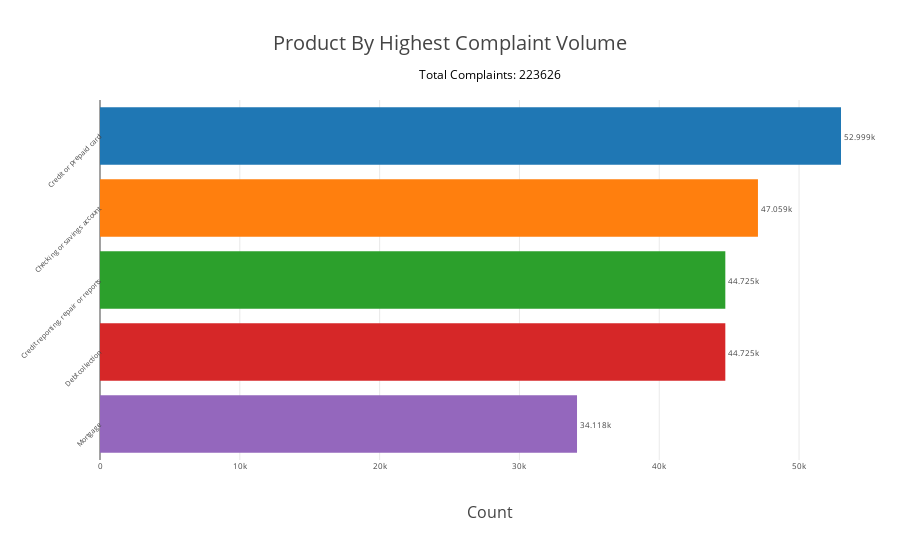

The cell this chart's notebook holds for it:
### Markdown cell above
After analyzing the dataset and considering the top 5 product categories, it becomes evident that there are significant variations in the number of complaints received for each product category. When compared to the "Mortgage" category, we observe the following ratios of complaints for other product categories:

1. **Debt collection** has approximately 2.33 times more complaints than the "Mortgage" category.
2. **Credit reporting, repair or reports** receives nearly 11 times more complaints than "Mortgage."
3. **Credit or prepaid card** has around 1.55 times more complaints compared to "Mortgage."
4. "Mortgage" is used as the reference category with a ratio of 1. This is expected since we are comparing other categories to it.
5. **Checking or savings account** receives approximately 1.38 times more complaints than "Mortgage."

#### Balancing the Dataset is required

In our analysis, we observed that two product categories, **Credit reporting, repair or reports** and **Debt collection**, have significantly higher complaint counts compared to the remaining three categories: **Credit or prepaid card**, **Checking or savings account**, and **Mortgage**. To achieve a more balanced dataset and avoid potential biases in our analysis, we decided to undersample the **Credit reporting** and **Debt collection** categories. 

##### 1. Undersampling **Credit Reporting**:

The **Credit reporting** category had an exceptionally high complaint count, approximately 10.98 times that of the "Mortgage" category. By undersampling this category, we aim to reduce its contribution to the analysis, making it more comparable to the other three categories. While it won't be a perfect match, this approach allows us to mitigate the skewness caused by the overwhelming number of **Credit reporting** complaints.

##### 2. Undersampling **Debt Collection**:

Similar to **Credit reporting**, the **Debt collection** category had a significantly higher complaint count, approximately 2.33 times that of "Mortgage." Undersampling this category brings it closer in terms of complaint counts to the remaining three categories, reducing the potential bias it may introduce into the analysis.

##### 3. Keeping the Other Three Categories As Identicals:

Conversely, we decided to keep the complaint counts for the other three categories (**Credit or prepaid card**, **Checking or savings account**, and **Mortgage**) unchanged. These categories had relatively fewer complaints compared to **Credit reporting** and **Debt collection**, but the differences were not as extreme. Maintaining the original counts for these categories allows us to analyze them in their natural distribution, as the differences in counts are not as significant as the two aforementioned categories.

This approach aims to strike a balance between fairness in the analysis and the practicality of handling imbalanced data. It enables us to explore insights from a dataset that better represents the distribution of complaints across the selected product categories.

Certainly, here's the explanation in Jupyter Notebook markdown format:

#### How to balance the dataset now with downsampling in Code

1. **Calculate Average Count:** Compute the average count of complaints within the three selected categories (which shows lower counts in top 5). This average count will serve as the target count for undersampling the other two high count categories.

2. **Undersample Specific Categories:** For each category you want to balance (e.g., 'Credit reporting' and 'Debt collection'), select all the complaints within that category. Undersample the category by randomly selecting a fraction of the complaints to match the average count calculated earlier.

3. **Combine Undersampled Data:** Merge the undersampled complaints from each category into a new DataFrame.

4. **Combine with Unchanged Categories:** Combine the undersampled top products with the unchanged complaints from the initial subset.

### Code cell
def balance_dataset(df):
    """
    Balances the dataset by undersampling 'Credit reporting' and 'Debt collection' to match the average count 
    of 'Credit card or prepaid card', 'Checking or savings account', and 'Mortgage'.

    Args:
        df (pd.DataFrame): The input DataFrame containing the dataset.

    Returns:
        pd.DataFrame: The balanced dataset.
    """

    # Filter the DataFrame for the top 5 products
    temp_df = df[df['Product'].isin(['Credit card or prepaid card', 'Checking or savings account', 'Mortgage'])]

    # Calculate the average count of the above three categories
    average_count = temp_df.groupby('Product').size().mean()

    # Determine the desired undersampling ratio for Credit reporting and Debt collection
    # 1. Undersample Credit reporting
    df_credit_reporting = df[df['Product'] == 'Credit reporting, credit repair services, or other personal consumer reports']
    undersampled_credit_reporting = df_credit_reporting.sample(frac=average_count / len(df_credit_reporting), 
                                                           random_state=42)

    # 2. Undersample Debt collection
    df_debt_collection = df[df['Product'] == 'Debt collection']
    undersampled_debt_collection = df_debt_collection.sample(frac=average_count / len(df_debt_collection), 
                                                         random_state=42)

    # Combine the undersampled data
    undersampled_df_top = pd.concat([undersampled_credit_reporting, undersampled_debt_collection])

    # Combine the undersampled top products with the unchanged other categories
    new_df = pd.concat([undersampled_df_top, temp_df])

    # Plot Products distribution
    explore_product(new_df)

    return new_df

balanced_df = balance_dataset(filtered_df)

### Figure 1 — Plotly figure (JSON) as saved in the notebook; plotly's stock layout.template omitted (floating-point values rounded to 4 significant figures)
{"data": [{"alignmentgroup": "True", "hovertemplate": "index=%{y}<br>Count=%{x}<extra></extra>", "legendgroup": "Credit card or prepaid card", "marker": {"color": "#1F77B4", "pattern": {"shape": ""}}, "name": "Credit card or prepaid card", "offsetgroup": "Credit card or prepaid card", "orientation": "h", "showlegend": true, "textfont": {"size": 8}, "textposition": "outside", "texttemplate": "%{x}", "type": "bar", "x": [52999], "xaxis": "x", "y": ["Credit card or prepaid card"], "yaxis": "y"}, {"alignmentgroup": "True", "hovertemplate": "index=%{y}<br>Count=%{x}<extra></extra>", "legendgroup": "Checking or savings account", "marker": {"color": "#FF7F0E", "pattern": {"shape": ""}}, "name": "Checking or savings account", "offsetgroup": "Checking or savings account", "orientation": "h", "showlegend": true, "textfont": {"size": 8}, "textposition": "outside", "texttemplate": "%{x}", "type": "bar", "x": [47059], "xaxis": "x", "y": ["Checking or savings account"], "yaxis": "y"}, {"alignmentgroup": "True", "hovertemplate": "index=%{y}<br>Count=%{x}<extra></extra>", "legendgroup": "Credit reporting, credit repair services, or other personal consumer reports", "marker": {"color": "#2CA02C", "pattern": {"shape": ""}}, "name": "Credit reporting, credit repair services, or other personal consumer reports", "offsetgroup": "Credit reporting, credit repair services, or other personal consumer reports", "orientation": "h", "showlegend": true, "textfont": {"size": 8}, "textposition": "outside", "texttemplate": "%{x}", "type": "bar", "x": [44725], "xaxis": "x", "y": ["Credit reporting, credit repair services, or other personal consumer reports"], "yaxis": "y"}, {"alignmentgroup": "True", "hovertemplate": "index=%{y}<br>Count=%{x}<extra></extra>", "legendgroup": "Debt collection", "marker": {"color": "#D62728", "pattern": {"shape": ""}}, "name": "Debt collection", "offsetgroup": "Debt collection", "orientation": "h", "showlegend": true, "textfont": {"size": 8}, "textposition": "outside", "texttemplate": "%{x}", "type": "bar", "x": [44725], "xaxis": "x", "y": ["Debt collection"], "yaxis": "y"}, {"alignmentgroup": "True", "hovertemplate": "index=%{y}<br>Count=%{x}<extra></extra>", "legendgroup": "Mortgage", "marker": {"color": "#9467BD", "pattern": {"shape": ""}}, "name": "Mortgage", "offsetgroup": "Mortgage", "orientation": "h", "showlegend": true, "textfont": {"size": 8}, "textposition": "outside", "texttemplate": "%{x}", "type": "bar", "x": [34118], "xaxis": "x", "y": ["Mortgage"], "yaxis": "y"}], "layout": {"annotations": [{"font": {"color": "black", "size": 12}, "showarrow": false, "text": "Total Complaints: 223626", "x": 0.5, "xref": "paper", "y": 1.1, "yref": "paper"}], "barmode": "relative", "legend": {"title": {"text": "index"}, "tracegroupgap": 0}, "margin": {"b": 100, "l": 100, "r": 20, "t": 100}, "showlegend": false, "title": {"text": "Product By Highest Complaint Volume"}, "xaxis": {"anchor": "y", "domain": [0, 1], "tickfont": {"size": 8}, "title": {"text": "Count"}}, "yaxis": {"anchor": "x", "categoryarray": ["Mortgage", "Debt collection", "Credit reporting, credit repair services, or other personal consumer reports", "Checking or savings account", "Credit card or prepaid card"], "categoryorder": "array", "domain": [0, 1], "tickangle": -45, "tickfont": {"size": 7}, "ticktext": ["Credit or prepaid card", "Checking or savings account", "Credit reporting, repair or reports", "Debt collection", "Mortgage"], "tickvals": ["Credit card or prepaid card", "Checking or savings account", "Credit reporting, credit repair services, or other personal consumer reports", "Debt collection", "Mortgage"], "title": {"text": ""}}}}
